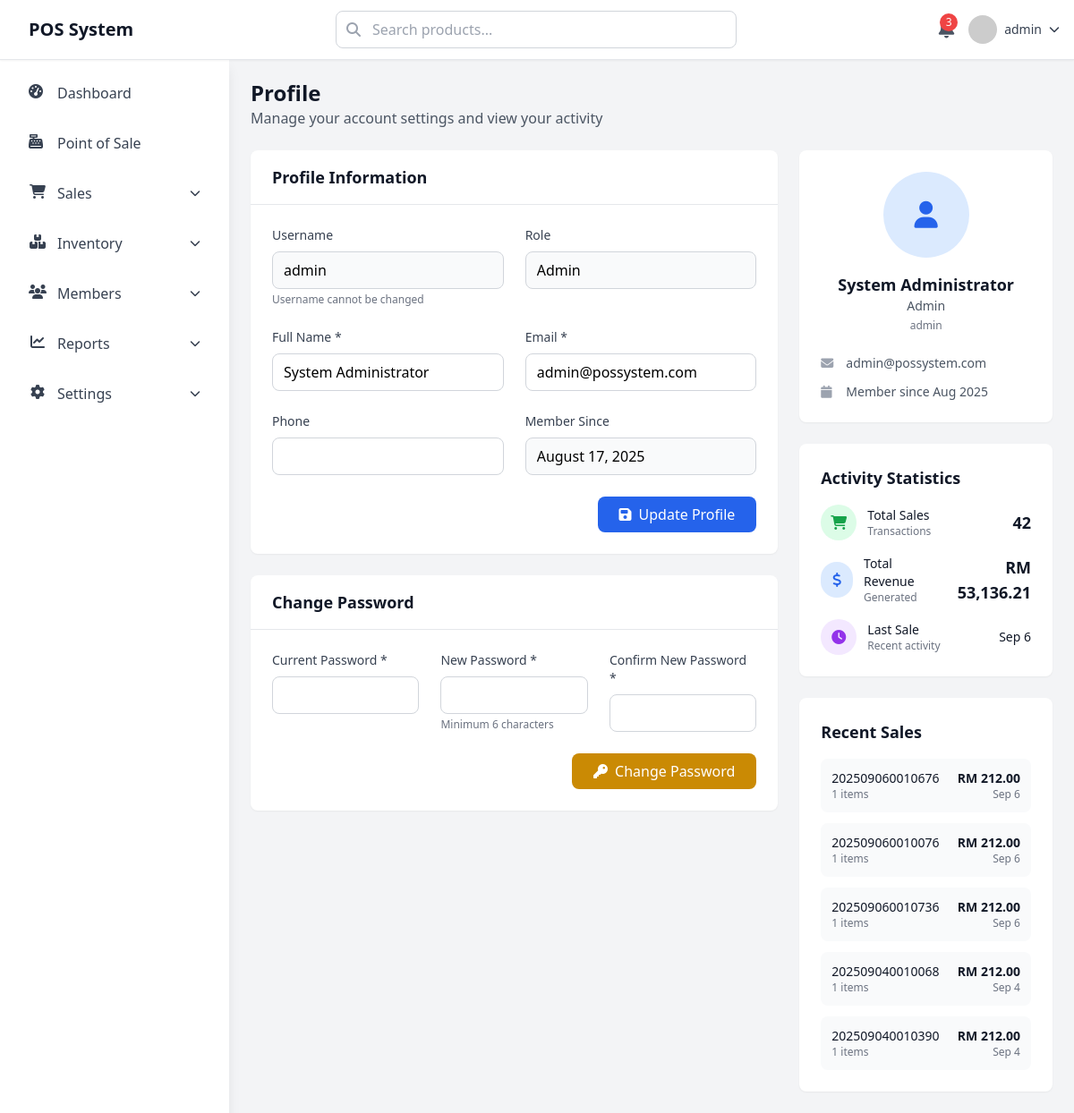
Before: /profile.php (signed in) with the older database file.
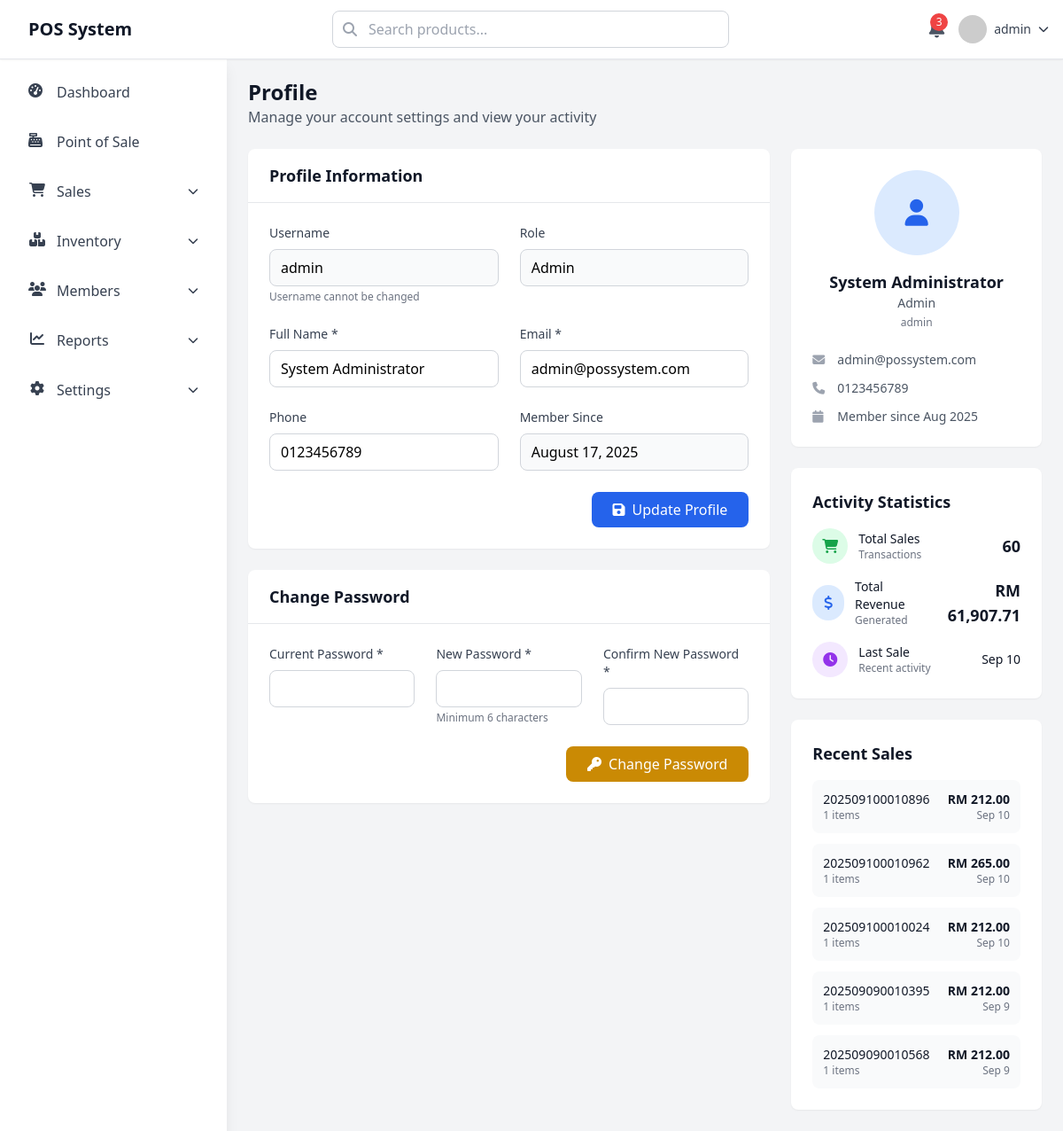
After: the same page with the newer database file.
### tables this page shows
CREATE TABLE IF NOT EXISTS `sales` (
  `id` int NOT NULL AUTO_INCREMENT,
  `invoice_number` varchar(50) NOT NULL DEFAULT '-',
  `session_id` int DEFAULT '0',
  `member_id` int DEFAULT '0',
  `user_id` int NOT NULL DEFAULT '0',
  `subtotal` decimal(10,2) NOT NULL DEFAULT '0.00',
  `discount_amount` decimal(10,2) DEFAULT '0.00',
  `tax_amount` decimal(10,2) DEFAULT '0.00',
  `total_amount` decimal(10,2) NOT NULL DEFAULT '0.00',
  `payment_method` varchar(150) DEFAULT 'cash',
  `payment_method_id` int DEFAULT '0',
  `payment_status` enum('paid','pending','refunded') DEFAULT 'paid',
  `notes` text,
  `created_at` timestamp NULL DEFAULT CURRENT_TIMESTAMP,
  `updated_at` timestamp NULL DEFAULT CURRENT_TIMESTAMP ON UPDATE CURRENT_TIMESTAMP,
  PRIMARY KEY (`id`),
  UNIQUE KEY `invoice_number` (`invoice_number`),
  KEY `session_id` (`session_id`),
  KEY `member_id` (`member_id`),
  KEY `user_id` (`user_id`),
  KEY `idx_sales_invoice` (`invoice_number`),
  KEY `idx_sales_date` (`created_at`),
  KEY `fk_sales_payment_method` (`payment_method_id`)
);

CREATE TABLE IF NOT EXISTS `users` (
  `id` int NOT NULL AUTO_INCREMENT,
  `username` varchar(50) NOT NULL,
  `password` varchar(255) NOT NULL,
  `full_name` varchar(100) NOT NULL,
  `email` varchar(255) DEFAULT NULL,
  `phone` varchar(50) DEFAULT NULL,
  `role` enum('admin','manager','cashier') DEFAULT 'cashier',
  `is_active` tinyint(1) DEFAULT '1',
  `last_login` timestamp NULL DEFAULT NULL,
  `created_at` timestamp NULL DEFAULT CURRENT_TIMESTAMP,
  `updated_at` timestamp NULL DEFAULT CURRENT_TIMESTAMP ON UPDATE CURRENT_TIMESTAMP,
  PRIMARY KEY (`id`),
  UNIQUE KEY `username` (`username`)
);

### profile.php (the view, shortened to what the changed rows need)
<?php
require_once 'include/conn.php';
$user_id = $_SESSION['user_id'];
$user_query = "SELECT * FROM users WHERE id = ?";
$stmt = mysqli_prepare($conn, $user_query);
mysqli_stmt_bind_param($stmt, 'i', $user_id);
mysqli_stmt_execute($stmt);
$user_result = mysqli_stmt_get_result($stmt);
$user = mysqli_fetch_assoc($user_result);
$activity_query = "SELECT
    COUNT(*) as total_sales,
    SUM(total_amount) as total_revenue,
    MAX(created_at) as last_sale_date
FROM sales
WHERE user_id = ?";
$stmt = mysqli_prepare($conn, $activity_query);
mysqli_stmt_bind_param($stmt, 'i', $user_id);
mysqli_stmt_execute($stmt);
$activity_result = mysqli_stmt_get_result($stmt);
$activity_data = mysqli_fetch_assoc($activity_result);
$recent_sales_query = "SELECT
    s.id,
    s.invoice_number,
    s.total_amount,
    s.payment_method,
    s.created_at,
    COUNT(si.id) as items_count
FROM sales s
LEFT JOIN sale_items si ON s.id = si.sale_id
WHERE s.user_id = ?
GROUP BY s.id
ORDER BY s.created_at DESC
LIMIT 5";
$stmt = mysqli_prepare($conn, $recent_sales_query);
mysqli_stmt_bind_param($stmt, 'i', $user_id);
mysqli_stmt_execute($stmt);
$recent_sales_result = mysqli_stmt_get_result($stmt);
?>
<!DOCTYPE html>
<html lang="en">
<head>
    <script src="https://cdn.tailwindcss.com"></script>
    <link rel="stylesheet" href="https://cdnjs.cloudflare.com/ajax/libs/font-awesome/6.4.0/css/all.min.css">
</head>
<body class="bg-gray-100">
    <?php include 'include/header.php'; ?>
    <div class="main-content lg:ml-64 pt-16">
        <div class="p-6">
            <div class="mb-6">
                <h1 class="text-2xl font-bold text-gray-900">Profile</h1>
            </div>
            <div class="grid grid-cols-1 lg:grid-cols-3 gap-6">
                <div class="lg:col-span-2">
                    <div class="bg-white rounded-lg shadow-sm">
                        <div class="px-6 py-4 border-b border-gray-200">
                            <h2 class="text-lg font-semibold text-gray-900">Profile Information</h2>
                        </div>
                        <div class="p-6">
                            <form method="POST" class="space-y-6">
                                <div class="grid grid-cols-1 md:grid-cols-2 gap-6">
                                    <div>
                                        <label class="block text-sm font-medium text-gray-700 mb-2">Username</label>
                                                                                <input type="text" value="<?= htmlspecialchars($user['username'] ?? '') ?>"
                                               class="w-full border border-gray-300 rounded-lg px-3 py-2 bg-gray-50"
                                               readonly>
                                        <p class="text-xs text-gray-500 mt-1">Username cannot be changed</p>
                                    </div>
                                    <div>
                                        <label class="block text-sm font-medium text-gray-700 mb-2">Role</label>
                                                                                <input type="text" value="<?= ucfirst(htmlspecialchars($user['role'] ?? '')) ?>"
                                               class="w-full border border-gray-300 rounded-lg px-3 py-2 bg-gray-50"
                                               readonly>
                                    </div>
                                    <div>
                                        <label class="block text-sm font-medium text-gray-700 mb-2">Full Name *</label>
                                        <input type="text" name="full_name" value="<?= htmlspecialchars($user['full_name'] ?? '') ?>"
                                               class="w-full border border-gray-300 rounded-lg px-3 py-2 focus:ring-2 focus:ring-blue-500 focus:border-transparent"
                                               required>
                                    </div>
                                    <div>
                                        <label class="block text-sm font-medium text-gray-700 mb-2">Email *</label>
                                        <input type="email" name="email" value="<?= htmlspecialchars($user['email'] ?? '') ?>"
                                               class="w-full border border-gray-300 rounded-lg px-3 py-2 focus:ring-2 focus:ring-blue-500 focus:border-transparent"
                                               required>
                                    </div>
                                    <div>
                                        <label class="block text-sm font-medium text-gray-700 mb-2">Phone</label>
                                        <input type="tel" name="phone" value="<?= htmlspecialchars($user['phone'] ?? '') ?>"
                                               class="w-full border border-gray-300 rounded-lg px-3 py-2 focus:ring-2 focus:ring-blue-500 focus:border-transparent">
                                    </div>
                                    <div>
                                        <label class="block text-sm font-medium text-gray-700 mb-2">Member Since</label>
                                        <input type="text" value="<?= date('F j, Y', strtotime($user['created_at'])) ?>"
                                               class="w-full border border-gray-300 rounded-lg px-3 py-2 bg-gray-50"
                                               readonly>
                                    </div>
                                </div>
                            </form>
                        </div>
                    </div>
                    <div class="bg-white rounded-lg shadow-sm mt-6">
                        <div class="px-6 py-4 border-b border-gray-200">
                            <h2 class="text-lg font-semibold text-gray-900">Change Password</h2>
                        </div>
                    </div>
                </div>
                <div class="space-y-6">
                    <div class="bg-white rounded-lg shadow-sm p-6">
                        <div class="text-center">
                            <div class="w-24 h-24 mx-auto mb-4 rounded-full bg-blue-100 flex items-center justify-center">
                                <i class="fas fa-user text-3xl text-blue-600"></i>
                            </div>
                            <h3 class="text-lg font-semibold text-gray-900"><?= htmlspecialchars($user['full_name'] ?? '') ?></h3>
                            <p class="text-sm text-gray-600"><?= ucfirst(htmlspecialchars($user['role'] ?? '')) ?></p>
                            <p class="text-xs text-gray-500 mt-1"><?= htmlspecialchars($user['username'] ?? '') ?></p>
                        </div>
                        <div class="mt-6 space-y-3">
                            <div class="flex items-center text-sm">
                                <i class="fas fa-envelope text-gray-400 w-4 mr-3"></i>
                                <span class="text-gray-600"><?= htmlspecialchars($user['email'] ?? '') ?></span>
                            </div>
                            <?php if ($user['phone']): ?>
                                <div class="flex items-center text-sm">
                                    <i class="fas fa-phone text-gray-400 w-4 mr-3"></i>
                                    <span class="text-gray-600"><?= htmlspecialchars($user['phone'] ?? '') ?></span>
                                </div>
                            <?php endif; ?>
                            <div class="flex items-center text-sm">
                                <i class="fas fa-calendar text-gray-400 w-4 mr-3"></i>
                                <span class="text-gray-600">Member since <?= date('M Y', strtotime($user['created_at'])) ?></span>
                            </div>
                        </div>
                    </div>
                    <div class="bg-white rounded-lg shadow-sm p-6">
                        <div class="space-y-4">
                            <div class="flex items-center justify-between">
                                <div class="text-right">
                                    <p class="text-lg font-bold text-gray-900"><?= number_format($activity_data['total_sales']) ?></p>
                                </div>
                            </div>
                            <div class="flex items-center justify-between">
                                <div class="text-right">
                                    <p class="text-lg font-bold text-gray-900">RM <?= number_format($activity_data['total_revenue'], 2) ?></p>
                                </div>
                            </div>
                            <?php if ($activity_data['last_sale_date']): ?>
                                <div class="flex items-center justify-between">
                                    <div class="flex items-center">
                                        <div class="w-10 h-10 rounded-full bg-purple-100 flex items-center justify-center mr-3">
                                            <i class="fas fa-clock text-purple-600"></i>
                                        </div>
                                        <div>
                                            <p class="text-sm font-medium text-gray-900">Last Sale</p>
                                            <p class="text-xs text-gray-500">Recent activity</p>
                                        </div>
                                    </div>
                                    <div class="text-right">
                                        <p class="text-sm font-medium text-gray-900"><?= date('M j', strtotime($activity_data['last_sale_date'])) ?></p>
                                    </div>
                                </div>
                            <?php endif; ?>
                        </div>
                    </div>
                    <div class="bg-white rounded-lg shadow-sm p-6">
                        <?php if ($recent_sales_result && mysqli_num_rows($recent_sales_result) > 0): ?>
                            <div class="space-y-3">
                                <?php while ($sale = mysqli_fetch_assoc($recent_sales_result)): ?>
                                    <div class="flex items-center justify-between p-3 bg-gray-50 rounded-lg">
                                        <div>
                                            <p class="text-sm font-medium text-gray-900"><?= htmlspecialchars($sale['invoice_number']) ?></p>
                                            <p class="text-xs text-gray-500"><?= $sale['items_count'] ?> items</p>
                                        </div>
                                        <div class="text-right">
                                            <p class="text-sm font-bold text-gray-900">RM <?= number_format($sale['total_amount'], 2) ?></p>
                                            <p class="text-xs text-gray-500"><?= date('M j', strtotime($sale['created_at'])) ?></p>
                                        </div>
                                    </div>
                                <?php endwhile; ?>
                            </div>
                        <?php else: ?>
                            <p class="text-gray-500 text-center py-4">No recent sales</p>
                        <?php endif; ?>
                    </div>
                </div>
            </div>
        </div>
    </div>
</body>
</html>

Changed rows visible on the page:
no longer on this page (row unchanged): sales: invoice_number "202509060010676", items_count "1", total_amount "212.00", created_at "Sep 6"
no longer on this page (row unchanged): sales: invoice_number "202509060010076", items_count "1", total_amount "212.00", created_at "Sep 6"
no longer on this page (row unchanged): sales: invoice_number "202509060010736", items_count "1", total_amount "212.00", created_at "Sep 6"
no longer on this page (row unchanged): sales: invoice_number "202509040010068", items_count "1", total_amount "212.00", created_at "Sep 4"
no longer on this page (row unchanged): sales: invoice_number "202509040010390", items_count "1", total_amount "212.00", created_at "Sep 4"
changed users "System Administrator": phone (not shown) → "0123456789"
added sales: invoice_number "202509100010896", items_count "1", total_amount "212.00", created_at "Sep 10"
added sales: invoice_number "202509100010962", items_count "1", total_amount "265.00", created_at "Sep 10"
added sales: invoice_number "202509100010024", items_count "1", total_amount "212.00", created_at "Sep 10"
added sales: invoice_number "202509090010395", items_count "1", total_amount "212.00", created_at "Sep 9"
added sales: invoice_number "202509090010568", items_count "1", total_amount "212.00", created_at "Sep 9"
Other visible differences:
$activity_data['total_sales']: "42" → "60"
$activity_data['total_revenue']: "53,136.21" → "61,907.71"
date('M j', strtotime($activity_data['last_sale_date'])): "Sep 6" → "Sep 10"
